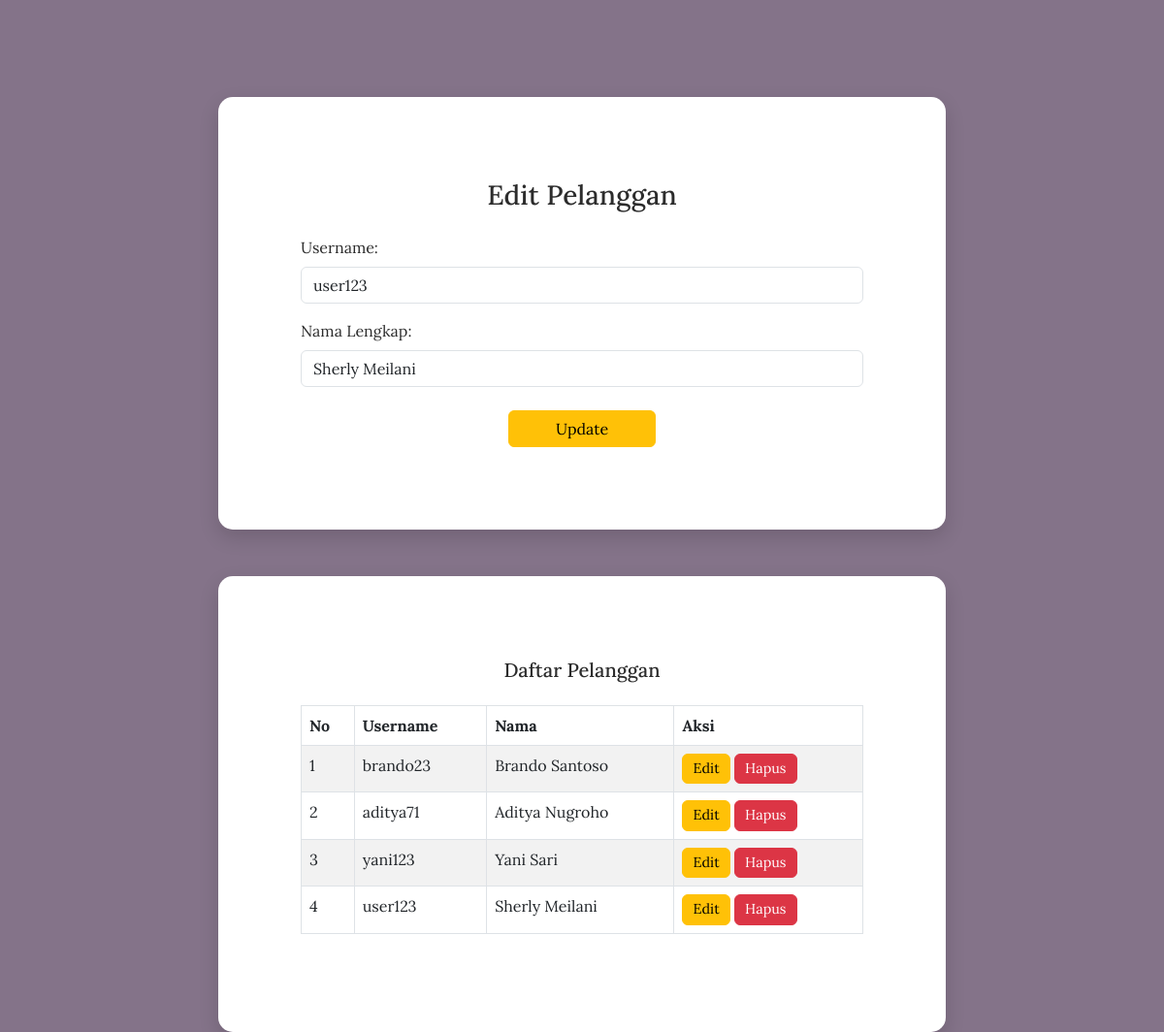
Screenshot of /tambah_pelanggan.php?edit=2 (signed in) with the database file from the repository.
### tables this page shows
CREATE TABLE `pelanggan` (
  `id_pelanggan` int(11) NOT NULL,
  `nama_pelanggan` varchar(100) DEFAULT NULL,
  `alamat` varchar(100) DEFAULT NULL,
  `daya` int(11) DEFAULT NULL,
  `id_user` int(11) DEFAULT NULL
);

CREATE TABLE `user` (
  `id_user` int(11) NOT NULL,
  `username` varchar(50) DEFAULT NULL,
  `password` varchar(255) DEFAULT NULL,
  `id_level` int(11) DEFAULT NULL
);

### tambah_pelanggan.php (the view, shortened to what this page needs)
<?php
include "koneksi.php";
$editMode = false;
$edit_username = "";
$edit_nama = "";
if (isset($_GET['edit'])) {
    $editMode = true;
    $edit_id = $_GET['edit'];
    $q = mysqli_query($koneksi, "SELECT user.username, pelanggan.nama_pelanggan
                                FROM user
                                JOIN pelanggan ON user.id_user = pelanggan.id_user
                                WHERE user.id_user = '$edit_id'");
    $dataEdit = mysqli_fetch_assoc($q);
    $edit_username = $dataEdit['username'];
    $edit_nama     = $dataEdit['nama_pelanggan'];
}
?>
<!DOCTYPE html>
<html lang="id">
<head>
    <link href="https://cdn.jsdelivr.net/npm/bootstrap@5.3.0/dist/css/bootstrap.min.css" rel="stylesheet">
</head>
<body>
<div class="d-flex flex-column justify-content-center align-items-center min-vh-100" style="padding-top: 100px;">
    <div class="form-box mb-5">
        <h3 class="text-center mb-4"><?= $editMode ? 'Edit Pelanggan' : 'Tambah Pelanggan' ?></h3>
        <form method="post">
            <div class="mb-3">
                <label class="form-label">Username:</label>
                <input type="text" name="username" class="form-control" required value="<?= $edit_username ?>">
            </div>
            <div class="mb-4">
                <label class="form-label">Nama Lengkap:</label>
                <input type="text" name="nama_pelanggan" class="form-control" required value="<?= $edit_nama ?>">
            </div>
            <div class="text-center">
                <?php if ($editMode): ?>
                    <button type="submit" name="update" class="btn btn-warning px-5">Update</button>
                <?php else: ?>
                    <button type="submit" name="simpan" class="btn btn-custom px-5">Simpan</button>
                <?php endif; ?>
            </div>
        </form>
    </div>
    <div class="table-box">
        <h5 class="mb-4 text-center">Daftar Pelanggan</h5>
        <table class="table table-bordered table-striped">
            <thead>
                <tr>
                    <th>No</th>
                    <th>Username</th>
                    <th>Nama</th>
                    <th>Aksi</th>
                </tr>
            </thead>
            <tbody>
                <?php
                $data = mysqli_query($koneksi, "
                    SELECT user.id_user, user.username, pelanggan.nama_pelanggan
                    FROM user
                    INNER JOIN pelanggan ON user.id_user = pelanggan.id_user
                    WHERE user.id_level = 2
                    ORDER BY user.id_user DESC
                ");
                $no = 1;
                while ($row = mysqli_fetch_assoc($data)) {
                    echo "<tr>
                            <td>{$no}</td>
                            <td>{$row['username']}</td>
                            <td>{$row['nama_pelanggan']}</td>
                            <td>
                                <a href='?edit={$row['id_user']}' class='btn btn-warning'>Edit</a>
                                <a href='?hapus={$row['id_user']}' class='btn btn-danger' onclick=\"return confirm('Yakin mau hapus pelanggan ini?')\">Hapus</a>
                            </td>
                          </tr>";
                    $no++;
                }
                ?>
            </tbody>
        </table>
    </div>
</div>
</body>
</html>

### tambah_pelanggan.php (style rules this page uses)
body { font-family: 'Lora', serif; background-color: #847389; color: #fff; }
.form-box, .table-box { background-color: #fff; color: #2c2c2c; border-radius: 15px; padding: 85px; box-shadow: 0 8px 20px rgba(0, 0, 0, 0.15); width: 100%; max-width: 750px; }
a.btn-danger, a.btn-warning { font-size: 0.9rem; padding: 4px 10px; }

### rows the page displays
pelanggan: username "user123", nama_pelanggan "Sherly Meilani", id_user.username "user123"
pelanggan: id_user.username "brando23", nama_pelanggan "Brando Santoso"
pelanggan: id_user.username "aditya71", nama_pelanggan "Aditya Nugroho"
pelanggan: id_user.username "yani123", nama_pelanggan "Yani Sari"
